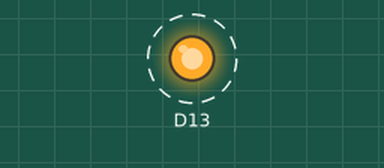
This program was run on a simulated Arduino board driven over Firmata from a computer. Parts: output pins drawn as LEDs (lit = HIGH). Dashed ring = blinking. What the program prints to the terminal is not drawn.

Above: at 5.5 s.
Timing chart, 0 to 9.6 s (numbered marks = the images above):
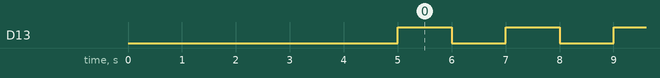

The program:

blink_led_arduino.py
```python
from pyfirmata import Arduino, util
import time

# program to make the blink led

board = Arduino('/dev/ttyUSB0')
it = util.Iterator(board)
it.start()

while True:
    board.digital[13].write(1)
    print('Led on')

    time.sleep(1)

    board.digital[13].write(0)
    print('Led off')

    time.sleep(1)
```

Measured:
- by itself, D13: alternates HIGH for 1.0 s and LOW for 1.0 s
